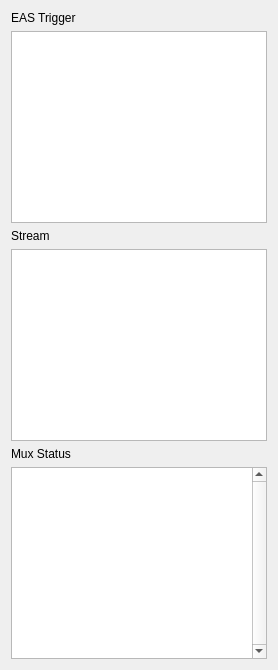
          <widget class="QWidget" name="tabWidgetPage1">
           <attribute name="title">
            <string>EAS/Stream/Mux</string>
           </attribute>
           <layout class="QVBoxLayout" name="verticalLayout_4">
            <item>
             <widget class="QLabel" name="label_46">
              <property name="text">
               <string>EAS Trigger</string>
              </property>
             </widget>
            </item>
            <item>
             <widget class="QTextBrowser" name="eas_detect">
              <property name="sizePolicy">
               <sizepolicy hsizetype="MinimumExpanding" vsizetype="MinimumExpanding">
                <horstretch>0</horstretch>
                <verstretch>0</verstretch>
               </sizepolicy>
              </property>
              <property name="minimumSize">
               <size>
                <width>0</width>
                <height>70</height>
               </size>
              </property>
              <property name="maximumSize">
               <size>
                <width>16777215</width>
                <height>16777215</height>
               </size>
              </property>
              <property name="baseSize">
               <size>
                <width>0</width>
                <height>0</height>
               </size>
              </property>
             </widget>
            </item>
            <item>
             <widget class="QLabel" name="label_45">
              <property name="text">
               <string>Stream</string>
              </property>
             </widget>
            </item>
            <item>
             <widget class="QTextBrowser" name="stream_status_display">
              <property name="enabled">
               <bool>true</bool>
              </property>
              <property name="sizePolicy">
               <sizepolicy hsizetype="Expanding" vsizetype="Expanding">
                <horstretch>0</horstretch>
                <verstretch>0</verstretch>
               </sizepolicy>
              </property>
              <property name="minimumSize">
               <size>
                <width>0</width>
                <height>0</height>
               </size>
              </property>
              <property name="maximumSize">
               <size>
                <width>16777215</width>
                <height>16777215</height>
               </size>
              </property>
              <property name="baseSize">
               <size>
                <width>176</width>
                <height>0</height>
               </size>
              </property>
             </widget>
            </item>
            <item>
             <widget class="QLabel" name="label_19">
              <property name="text">
               <string>Mux Status</string>
              </property>
             </widget>
            </item>
            <item>
             <widget class="QTextEdit" name="mux_log_display_2">
              <property name="verticalScrollBarPolicy">
               <enum>Qt::ScrollBarAlwaysOn</enum>
              </property>
              <property name="autoFormatting">
               <set>QTextEdit::AutoAll</set>
              </property>
              <property name="readOnly">
               <bool>true</bool>
              </property>
              <property name="acceptRichText">
               <bool>true</bool>
              </property>
              <property name="textInteractionFlags">
               <set>Qt::NoTextInteraction</set>
              </property>
             </widget>
            </item>
           </layout>
          </widget>
